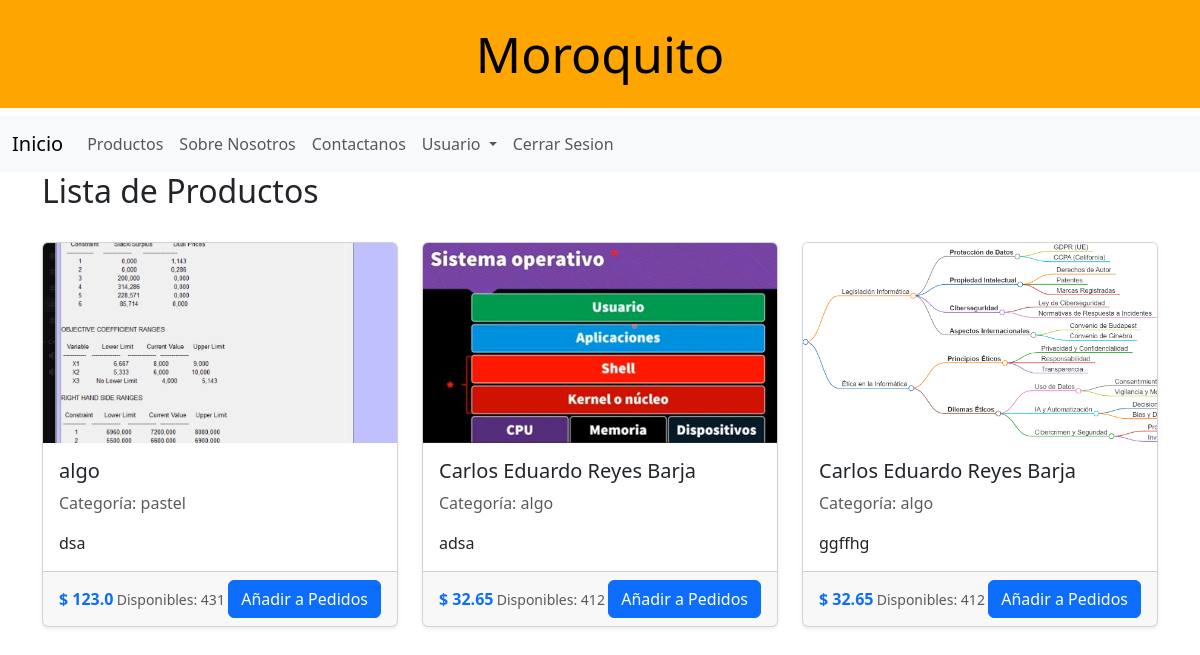
The page /productos (signed in) on the database its author committed.
### models/producto_model.py (models this page shows, shortened)
class Productos(UserMixin, db.Model):
    __tablename__ = "productos"
    idProducto = db.Column(db.Integer, primary_key=True, autoincrement=True)
    image = db.Column(db.String, nullable=False)
    name = db.Column(db.String(255), nullable=False)
    description = db.Column(db.String(255), nullable=False)
    price = db.Column(db.Float, nullable=False)
    category = db.Column(db.String(255), nullable=False)
    cant_disp = db.Column(db.Integer, nullable=False)
    @staticmethod
    def get_all():
        return Productos.query.all()

### controllers/producto_controller.py (the view)
@product_bp.route("/productos", methods=["GET", "POST"])
@login_required
def list_products():
    productos: Productos = Productos.get_all()
    return producto_view.list_products(productos)

### models/usuario_model.py (called while the page is built)
    def has_role(self, role):
        return self.role == role

### run.py (called while the page is built)
@login_manager.user_loader
def load_user(user_email):
    return Usuarios.query.get((user_email))

### views/producto_view.py (called while the page is built)
def list_products(products):
    return render_template(
        "products.html",
        products=products,
        title="Lista de products",
        current_user=current_user,
    )

### templates/products.html (shortened to what this page needs)
{% extends 'base.html' %}
{% block content %}
<div class="d-flex justify-content-between mb-4">
    <h2>Lista de Productos</h2>
</div>
<div class="row">
    {% for product in products %}
    <div class="col-md-4 mb-4">
        <div class="card shadow-sm">
            <img src="{{ url_for('static', filename=product.image) }}" class="card-img-top" style="height: 200px; object-fit: cover" alt="{{ product.name }}">
            <div class="card-body">
                <h5 class="card-title">{{ product.name }}</h5>
                <p class="card-text text-muted">Categoría: {{ product.category }}</p>
                <p class="card-text">{{ product.description }}</p>
            </div>
            <div class="card-footer d-flex justify-content-between align-items-center">
                <span class="fw-bold text-primary">$ {{ product.price }}</span>
                <small class="text-muted">Disponibles: {{ product.cant_disp }}</small>
                <div>
                    <button type="button" class="btn btn-primary" data-bs-toggle="modal" data-bs-target="#addToOrderModal{{ product.idProducto }}">
                         Añadir a Pedidos
                    </button>
                </div>
            </div>
        </div>
    </div>
    {% endfor %}
</div>
{% endblock %}

### rows shown on the page
Productos: image (picture), name "algo", category "pastel", description "dsa", price "123.0", cant_disp "431"
Productos: image (picture), name "Carlos Eduardo Reyes Barja", category "algo", description "adsa", price "32.65", cant_disp "412"
Productos: image (picture), name "Carlos Eduardo Reyes Barja", category "algo", description "ggffhg", price "32.65", cant_disp "412"
